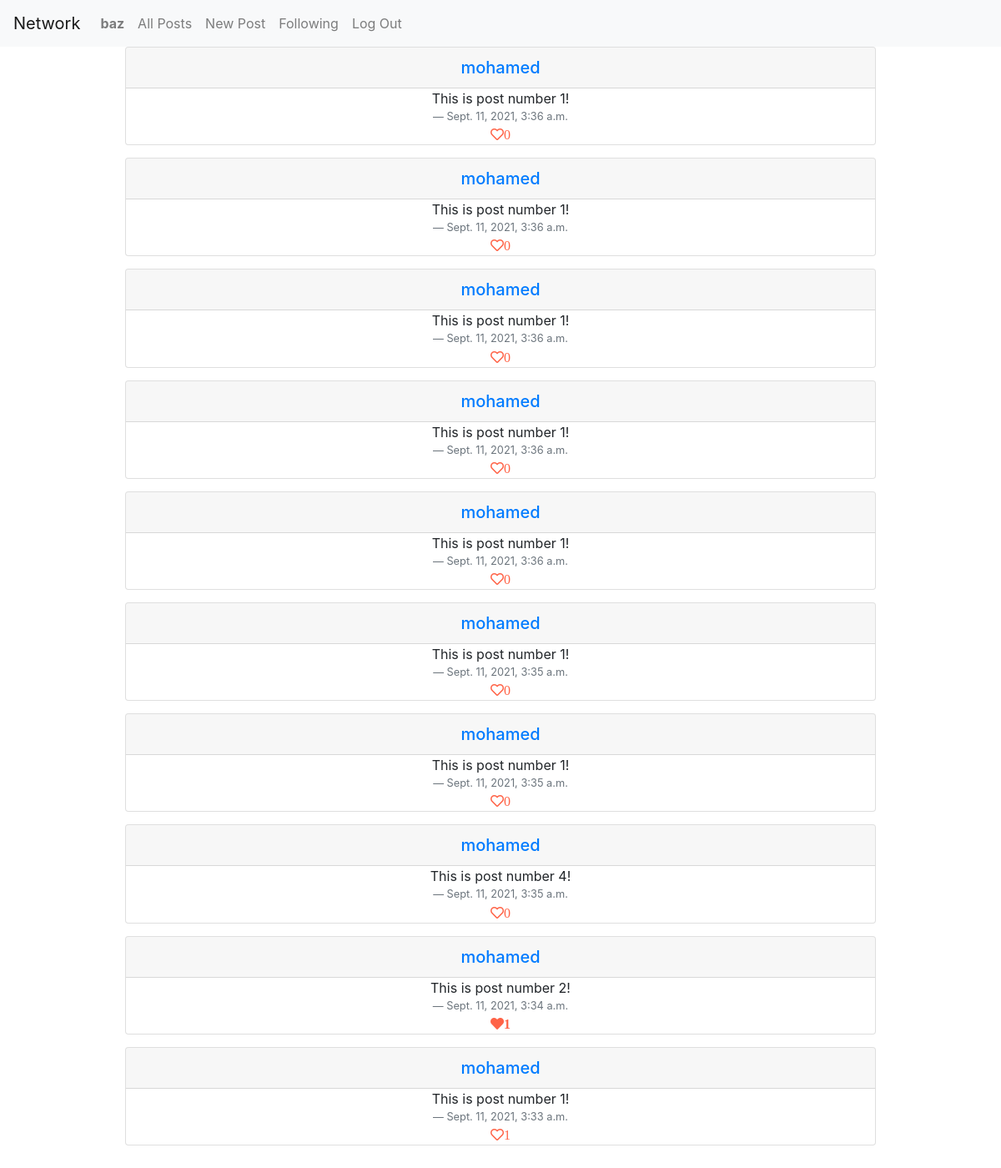
The app's page /network/followersPosts (signed in) with its own data.
### network/models.py (models this page shows)
class User(AbstractUser):
    pass

class Post(models.Model):
    text = models.CharField(max_length=400)
    author = models.ForeignKey('User', on_delete=models.CASCADE, related_name='posts')
    timestamp = timestamp = models.DateTimeField(default=datetime.now)
    likes = models.ManyToManyField('User', default=None, blank=True, related_name='postLikes')
    @property
    def getLikesCount(self):
        return self.likes.count()

### network/views.py (the view)
# urls.py: path("network/followersPosts", views.followersPosts, name="followersPosts"),
@login_required
def followersPosts(req):
    user = User.objects.get(id=req.user.id)
    follow = user.following.all()
    followers = [f.user for f in follow]
    post = Post.objects.filter(author__in=followers).order_by("-timestamp")
    paginator = Paginator(post, 10)
    pageNum = req.GET.get("page", 1)
    posts = paginator.get_page(pageNum)
    return render(req, "network/following.html", {  # html..................
        "posts": posts,
        "numOfPages": range(posts.paginator.num_pages),
        "currentPage": pageNum
    })

### network/templates/network/following.html (shortened to what this page needs)
{% extends "network/postsLayout.html" %}
{% load static %}

### network/templates/network/postsLayout.html (shortened to what this page needs)
{% extends "network/layout.html" %}
{% load static %}
{% block body %}
<div id="allPostsDiv">
    {% for post in posts %}
    <div style="margin-bottom: 15px; display: grid; place-items: center; ">
    <div class="card text-center w-75"  data-post_id="{{ post.id }}">
        <h5 class="card-header"><a href="{% url 'viewProfile' post.author.id %}">{{post.author.username}}</a></h5>
        <div class="card-text" id="textDiv" >{{post.text}}</div>
        <div class="blockquote-footer">{{post.timestamp}}</div>
        <span>
        {% if request.user.is_authenticated %}
            {% if request.user in post.likes.all %}
                <a style="cursor: pointer; color: tomato;" class="fas fa-heart like-link">{{ post.getLikesCount }}</a>
            {% else %}
                <a style="cursor: pointer; color: tomato;" class="far fa-heart like-link">{{ post.getLikesCount }}</a>
            {% endif %}
        {% else %}
                <i style="cursor: pointer; color: tomato;" class="far fa-heart like-link">{{ post.getLikesCount }}</i>
        {% endif %}
        </span>
    </div>
</div>
    {% empty %}
        No posts here yet.
{% endfor %}
<div class="pagination justify-content-center" style="margin-top: 20px;">
</div>
</div>
{% endblock %}

### network/templates/network/layout.html (shortened to what this page needs)
{% load static %}
<!DOCTYPE html>
<html lang="en">
    <head>
        <link rel="stylesheet" href="https://stackpath.bootstrapcdn.com/bootstrap/4.4.1/css/bootstrap.min.css">
        <link rel="stylesheet" href="https://use.fontawesome.com/releases/v5.14.0/css/all.css">
        <link href="{% static 'network/styles.css' %}" rel="stylesheet">
    </head>
    <body>
        <nav class="navbar navbar-expand-lg navbar-light bg-light">
            <a class="navbar-brand" href="{% url 'index' %}">Network</a>
            <div>
              <ul class="navbar-nav mr-auto">
                {% if user.is_authenticated %}
                    <li class="nav-item">
                        <a class="nav-link" href="{% url 'viewProfile' user.id %}" id="loggedusername"><strong>{{ request.user.username }}</strong></a>
                    </li>
                {% endif %}
                <li class="nav-item">
                  <a class="nav-link" href="{% url 'index' %}">All Posts</a>
                </li>
                {% if user.is_authenticated %}
                    <li class="nav-item">
                        <a class="nav-link" href="{% url 'newPost' %}">New Post</a>
                    </li>
                    <li class="nav-item">
                        <a class="nav-link" href="{% url 'followersPosts' %}">Following</a>
                    </li>
                    <li class="nav-item">
                        <a class="nav-link" href="{% url 'logout' %}">Log Out</a>
                    </li>
                {% endif %}
              </ul>
            </div>
          </nav>
        <div class="body">
            {% block body %}
            {% endblock %}
        </div>
    </body>
</html>

### records on screen
User: user.username "baz"
Post: author.username "mohamed", text "This is post number 1!", timestamp "Sept. 11, 2021, 3:36 a.m.", getLikesCount "0"
Post: author.username "mohamed", text "This is post number 1!", timestamp "Sept. 11, 2021, 3:36 a.m.", getLikesCount "0"
Post: author.username "mohamed", text "This is post number 1!", timestamp "Sept. 11, 2021, 3:36 a.m.", getLikesCount "0"
Post: author.username "mohamed", text "This is post number 1!", timestamp "Sept. 11, 2021, 3:36 a.m.", getLikesCount "0"
Post: author.username "mohamed", text "This is post number 1!", timestamp "Sept. 11, 2021, 3:36 a.m.", getLikesCount "0"
Post: author.username "mohamed", text "This is post number 1!", timestamp "Sept. 11, 2021, 3:35 a.m.", getLikesCount "0"
Post: author.username "mohamed", text "This is post number 1!", timestamp "Sept. 11, 2021, 3:35 a.m.", getLikesCount "0"
Post: author.username "mohamed", text "This is post number 4!", timestamp "Sept. 11, 2021, 3:35 a.m.", getLikesCount "0"
Post: author.username "mohamed", text "This is post number 2!", timestamp "Sept. 11, 2021, 3:34 a.m.", getLikesCount "1"
Post: author.username "mohamed", text "This is post number 1!", timestamp "Sept. 11, 2021, 3:33 a.m.", getLikesCount "1"
